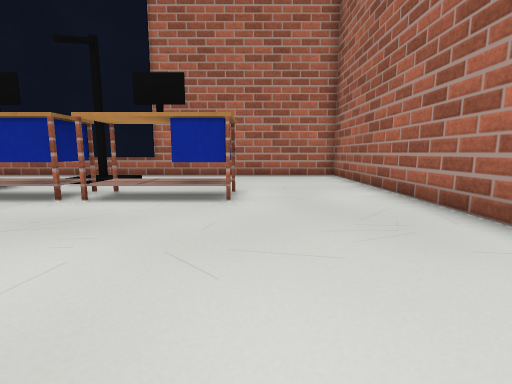
View 1 (above)

16 first-person views from a walk through a robot-simulator world made for Gazebo. The camera is 0.5 m above the floor, tilts 8° down and sees 85° across. The floor is counted in squares, 0.5 m on a side. Each view is taken from the middle of a square. On the plan, view 1 faces up. The plan holds only what a view shows up to about 11 squares ahead; the rest is blank.

View 2
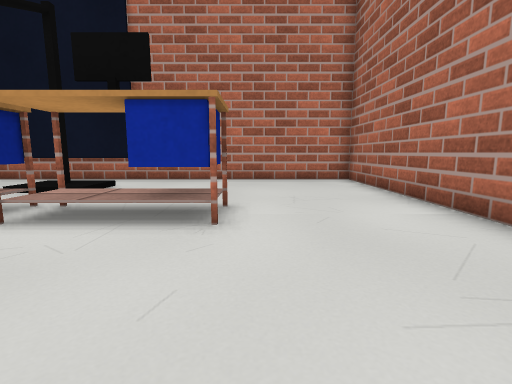

View 3
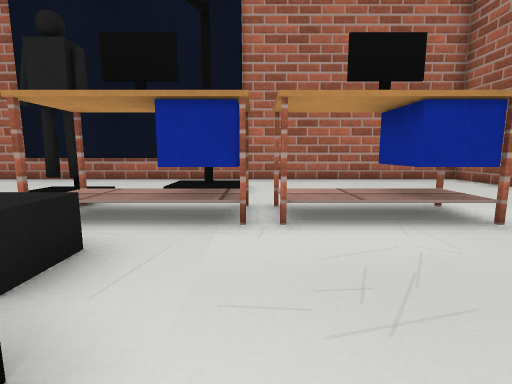

View 4
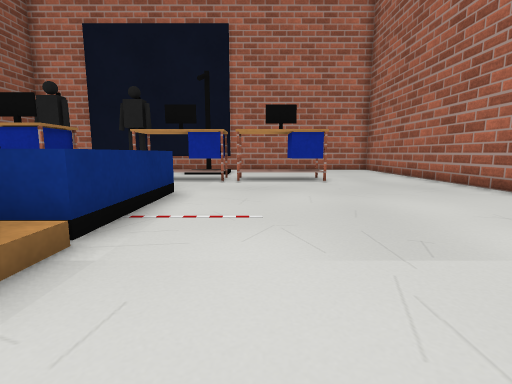

View 5
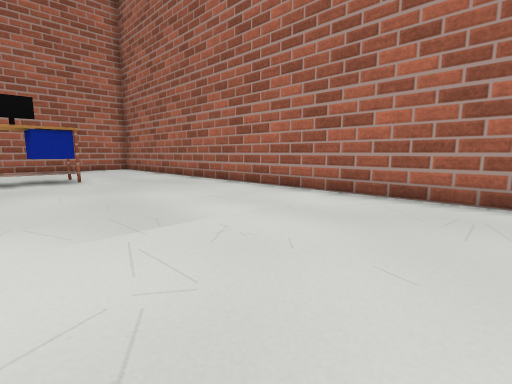

View 6
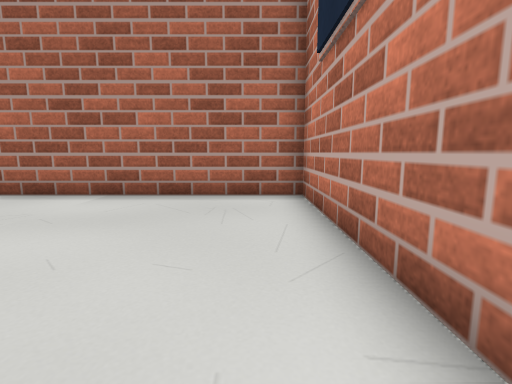

View 7
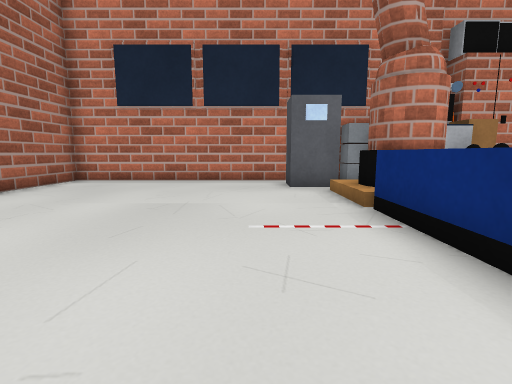

View 8
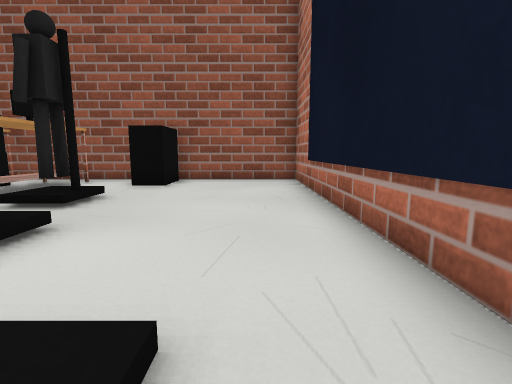

View 9
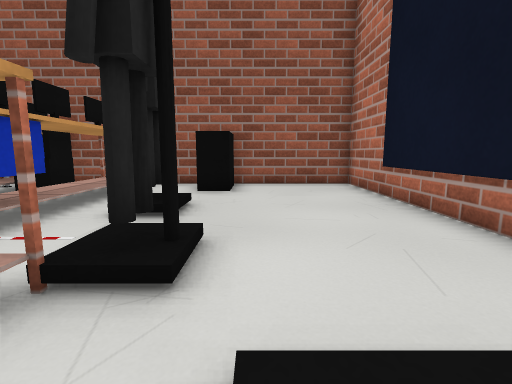

View 10
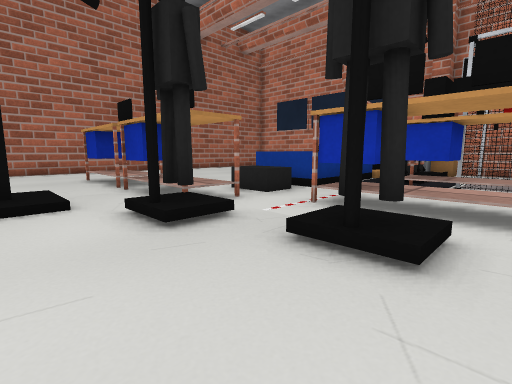

View 11
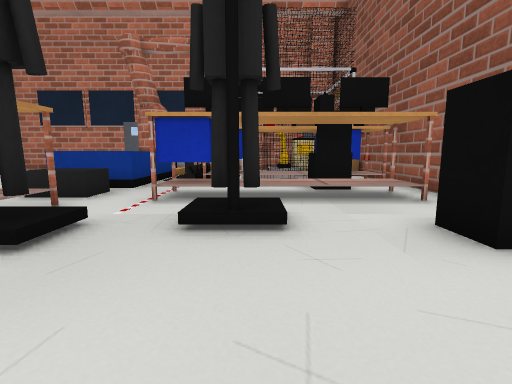

View 12
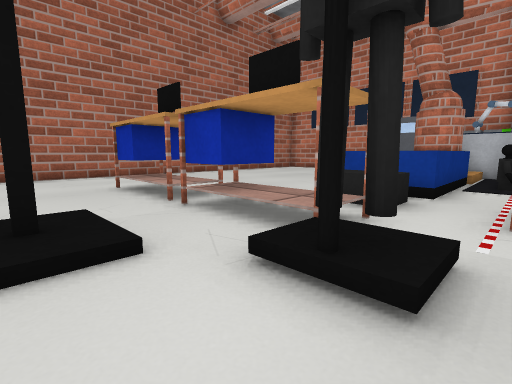

View 13
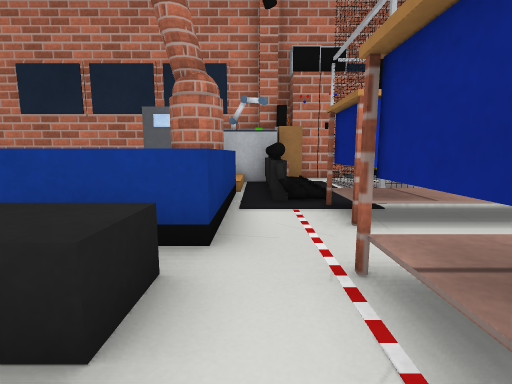

View 14
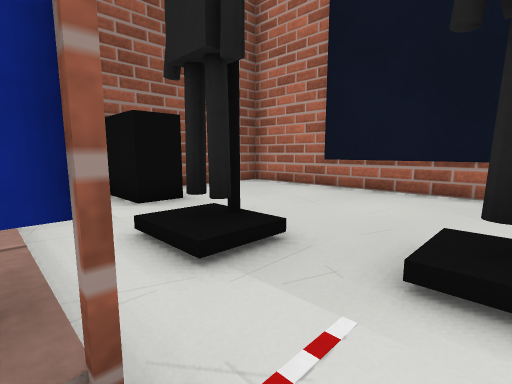

View 15
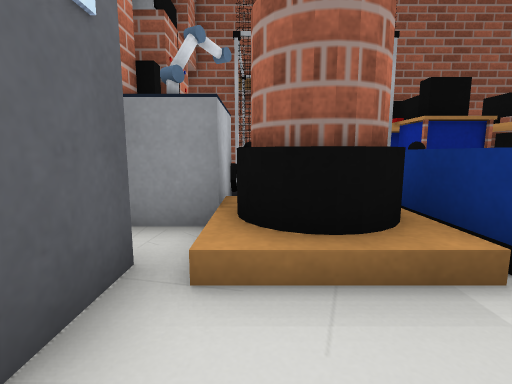

View 16
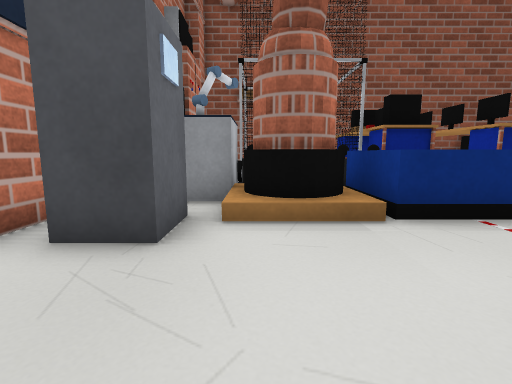

### Floor plan
Key: @ floor where view 1 was taken; # wall or solid block; . main floor; : floor 0.1 m higher than the main floor; / step, stairs or slope; = window, fence, low wall or low ledge; T thing the floor can be seen under or through.
Columns run from 16 left of view 1 to 4 right of it. Each row starts with its distance up from view 1.
 13 #####################
 12 #...................#
 11 #...................#
 10 #.........:#........#
  9 #.........::........#
  8 ###.....#/..........#
  7 ###..#:./TTTTTTT....#
  6 #........TTTTTTT....#
  5 #.TTTTTT.==.........#
  4 #.TTTTTT.==.........#
  3 #..#.....##=........#
  2 #######..##=........#
  1     ###..##=........#
  0      #.=.##=....@...#
 -1      #.=.==/........#
 -2      #.=.##/........#
 -3      #.=.##/........#
 -4      ########.......#
 -5             #.......#
 -6             #########

Positions as (right, up) in squares from view 1, and headings:
1: (0, 0), facing up
2: (0, 2), facing up
3: (-4, 2), facing up
4: (-3, -4), facing up
5: (-3, -5), facing up-right
6: (-3, -5), facing right
7: (-3, 4), facing down
8: (-5, 11), facing left
9: (-5, 9), facing left
10: (-12, 10), facing down-right
11: (-11, 11), facing down
12: (-9, 10), facing down-right
13: (-8, 6), facing down
14: (-8, 5), facing up-left
15: (-3, -3), facing left
16: (-1, -3), facing left
